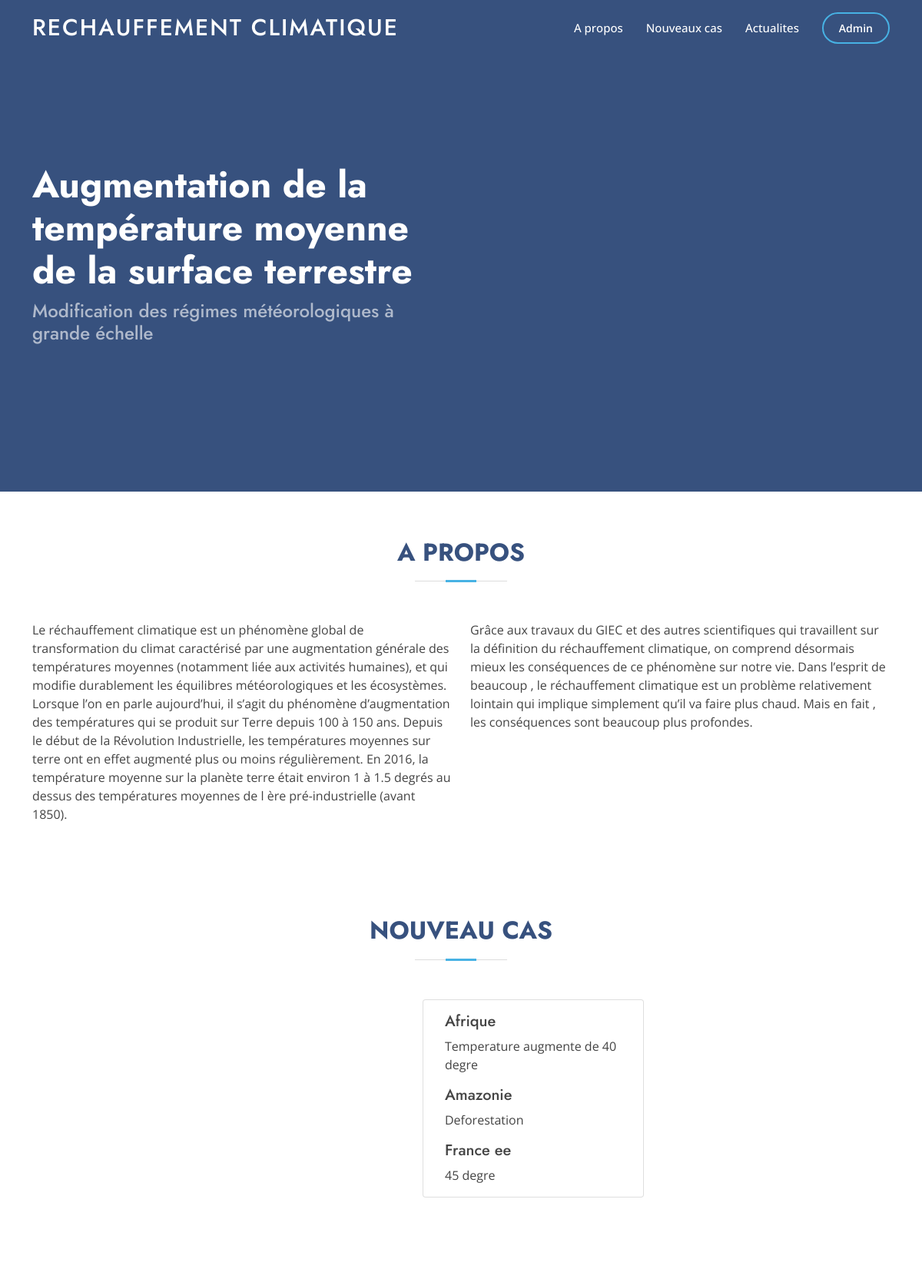
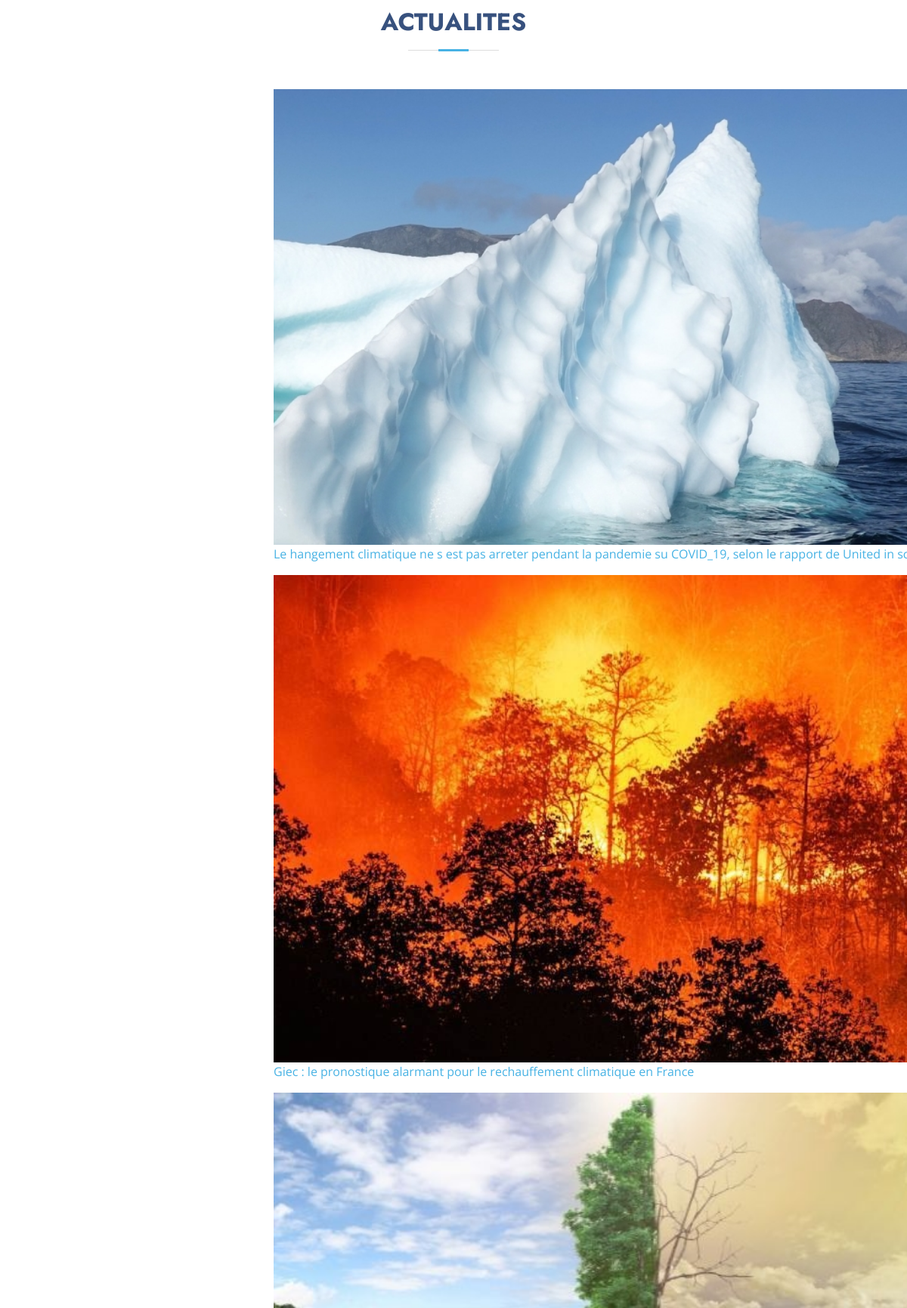
The page / (upper part) on the database its author committed (2 pictures, top to bottom).
### tables this page shows
create table rechauffement(
    id int not null AUTO_INCREMENT PRIMARY KEY,
    descri varchar(2000)
);

create table cas(
    id int not null AUTO_INCREMENT primary key,
    descri varchar(2000),
    continent varchar(2000)
);

create table images(
    id int not null auto_increment PRIMARY KEY,
    img varchar(100),
    descri varchar(250)
);

### forms/connection.php (called while the page is built)
<?php
function connect() {
    static $connect = null;
    if ($connect === null) {
        $connect = mysqli_connect('localhost', 'root', 'root', 'rechauffement');
        $connect->set_charset("utf8");
    }
    return $connect;
}
?>

### forms/functions.php (called while the page is built, shortened)
<?php
include("connection.php");
function getRechauffement() {
    $sql="SELECT * FROM rechauffement";
    $req=mysqli_query(connect(),$sql);
    $result=$req->fetch_all(MYSQLI_ASSOC);
    return $result;
}
function getImages() {
    $sql="SELECT * FROM images";
    $req=mysqli_query(connect(),$sql);
    $result=$req->fetch_all(MYSQLI_ASSOC);
    return $result;
}
function getCas() {
    $sql="SELECT * FROM cas";
    $req=mysqli_query(connect(),$sql);
    $result=$req->fetch_all(MYSQLI_ASSOC);
    return $result;
}
?>

### index.php (the view, shortened to what this page needs)
<?php
  include("forms/functions.php");
  $definition=getRechauffement();
  $images=getImages();
  $cas=getCas();
?>
<!DOCTYPE html>
<html lang="en">
<head>
  <link href="assets/vendor/aos/aos.css" rel="stylesheet">
  <link href="assets/vendor/bootstrap/css/bootstrap.min.css" rel="stylesheet">
  <link href="assets/vendor/bootstrap-icons/bootstrap-icons.css" rel="stylesheet">
  <link href="assets/vendor/boxicons/css/boxicons.min.css" rel="stylesheet">
  <link href="assets/vendor/glightbox/css/glightbox.min.css" rel="stylesheet">
  <link href="assets/vendor/remixicon/remixicon.css" rel="stylesheet">
  <link href="assets/vendor/swiper/swiper-bundle.min.css" rel="stylesheet">
  <link href="assets/css/style.css" rel="stylesheet">
</head>
<body>
  <header id="header" class="fixed-top ">
    <div class="container d-flex align-items-center">
      <h1 class="logo me-auto"><a href="index.php">Rechauffement Climatique</a></h1>
      <nav id="navbar" class="navbar">
        <ul>
          <li><a class="nav-link scrollto" href="#about">A propos</a></li>
          <li><a class="nav-link scrollto" href="#cas">Nouveaux cas</a></li>
          <li><a class="nav-link scrollto" href="#nouveau">Actualites</a></li>
          <li><a class="getstarted scrollto" href="login.php">Admin</a></li>
        </ul>
      </nav>
    </div>
  </header>
  <section id="hero" class="d-flex align-items-center">
    <div class="container">
      <div class="row">
        <div class="col-lg-6 d-flex flex-column justify-content-center pt-4 pt-lg-0 order-2 order-lg-1" data-aos="fade-up" data-aos-delay="200">
          <h1>Augmentation de la température moyenne de la surface terrestre</h1>
          <h2> Modification des régimes météorologiques à grande échelle</h2>
        </div>
      </div>
    </div>
  </section>
  <main id="main">
    <section id="about" class="about">
      <div class="container" data-aos="fade-up">
        <div class="section-title">
          <h2>A propos</h2>
        </div>
        <div class="row content">
          <div class="col-lg-6">
            <p>
            <?php echo $definition[0]['descri']; ?>
            </p>
          </div>
          <div class="col-lg-6 pt-4 pt-lg-0">
            <p>
            <?php echo $definition[1]['descri']; ?>
            </p>
          </div>
        </div>
      </div>
    </section>
    <section id="cas" class="cas">
      <div class="container" data-aos="fade-up">
        <div class="section-title">
          <h2>Nouveau cas</h2>
        </div>
        <div class="from-group row">
              <div class="card" style="width: 18rem; margin-left:520px;" >
                <div class="card-body">
                  <?php for($i=0; $i<count($cas); $i++) { ?>
                  <h5 class="card-title"><?php echo $cas[$i]['continent']; ?></h5>
                  <p class="card-text"><?php echo $cas[$i]['descri']; ?></p>
                  <?php } ?>
                </div>
              </div>
        </div>
      </div>
    </section>
    <section id="nouveau" class="nouveau">
      <div class="section-title">
        <h2>Actualites</h2>
      </div>
      <div class="row content" style="width:1000px; heigth:800px; margin-left:350px;">
          <?php for($i=0; $i<count($images); $i++) { ?>
              <img src="assets/img/<?php echo $images[$i]['img']; ?>" width="800" heigth="500">
              <p><a href="details.php"><?php echo $images[$i]['descri']; ?></a></p>
          <?php } ?>
      </div>
    </section>
  </main>
</body>
</html>

### assets/css/style.css (style rules this page uses)
body { font-family: "Open Sans", sans-serif; color: #444444; }
a { color: #47b2e4; text-decoration: none; }
h1, h2, h3, h4, h5, h6 { font-family: "Jost", sans-serif; }
#header { transition: all 0.5s; z-index: 997; padding: 15px 0; }
#header .logo { font-size: 30px; margin: 0; padding: 0; line-height: 1; font-weight: 500; letter-spacing: 2px; text-transform: uppercase; }
#header .logo a { color: #fff; }
.navbar { padding: 0; }
.navbar ul { margin: 0; padding: 0; display: flex; list-style: none; align-items: center; }
.navbar li { position: relative; }
.navbar a, .navbar a:focus { display: flex; align-items: center; justify-content: space-between; padding: 10px 0 10px 30px; font-size: 15px; font-weight: 500; color: #fff; white-space: nowrap; transition: 0.3s; }
.navbar .getstarted, .navbar .getstarted:focus { padding: 8px 20px; margin-left: 30px; border-radius: 50px; color: #fff; font-size: 14px; border: 2px solid #47b2e4; font-weight: 600; }
#hero { width: 100%; height: 80vh; background: #37517e; }
#hero .container { padding-top: 72px; }
#hero h1 { margin: 0 0 10px 0; font-size: 48px; font-weight: 700; line-height: 56px; color: #fff; }
#hero h2 { color: rgba(255, 255, 255, 0.6); margin-bottom: 50px; font-size: 24px; }
section { padding: 60px 0; overflow: hidden; }
.section-title { text-align: center; padding-bottom: 30px; }
.section-title h2 { font-size: 32px; font-weight: bold; text-transform: uppercase; margin-bottom: 20px; padding-bottom: 20px; position: relative; color: #37517e; }
.section-title h2::before { content: ""; position: absolute; display: block; width: 120px; height: 1px; background: #ddd; bottom: 1px; left: calc(50% - 60px); }
.section-title h2::after { content: ""; position: absolute; display: block; width: 40px; height: 3px; background: #47b2e4; bottom: 0; left: calc(50% - 20px); }
.about .content p:last-child { margin-bottom: 0; }

### rows shown on the page
rechauffement: descri "Le réchauffement climatique est un phénomène global de transformation du climat caractérisé par une augmentation générale des températures moyennes (notamment liée aux activités humaines), et qui modifie durablement les équilibres météorologiques et les écosystèmes. Lorsque l’on en parle aujourd’hui, il s’agit du phénomène d’augmentation des températures qui se produit sur Terre depuis 100 à 150 ans. Depuis le début de la Révolution Industrielle, les températures moyennes sur terre ont en effet augmenté plus ou moins régulièrement. En 2016, la température moyenne sur la planète terre était environ 1 à 1.5 degrés au dessus des températures moyennes de l ère pré-industrielle (avant 1850)."
rechauffement: descri "Grâce aux travaux du GIEC et des autres scientifiques qui travaillent sur la définition du réchauffement climatique, on comprend désormais mieux les conséquences de ce phénomène sur notre vie. Dans l’esprit de beaucoup , le réchauffement climatique est un problème relativement lointain qui implique simplement qu’il va faire plus chaud. Mais en fait , les conséquences sont beaucoup plus profondes."
cas: continent "Afrique", descri "Temperature augmente de 40 degre"
cas: continent "Amazonie", descri "Deforestation"
cas: continent "France ee", descri "45 degre"
images: img (picture), descri "Le hangement climatique ne s est pas arreter pendant la pandemie su COVID_19, selon le rapport de United in…"
images: img (picture), descri "Giec : le pronostique alarmant pour le rechauffement climatique en France"
images: img (picture)
